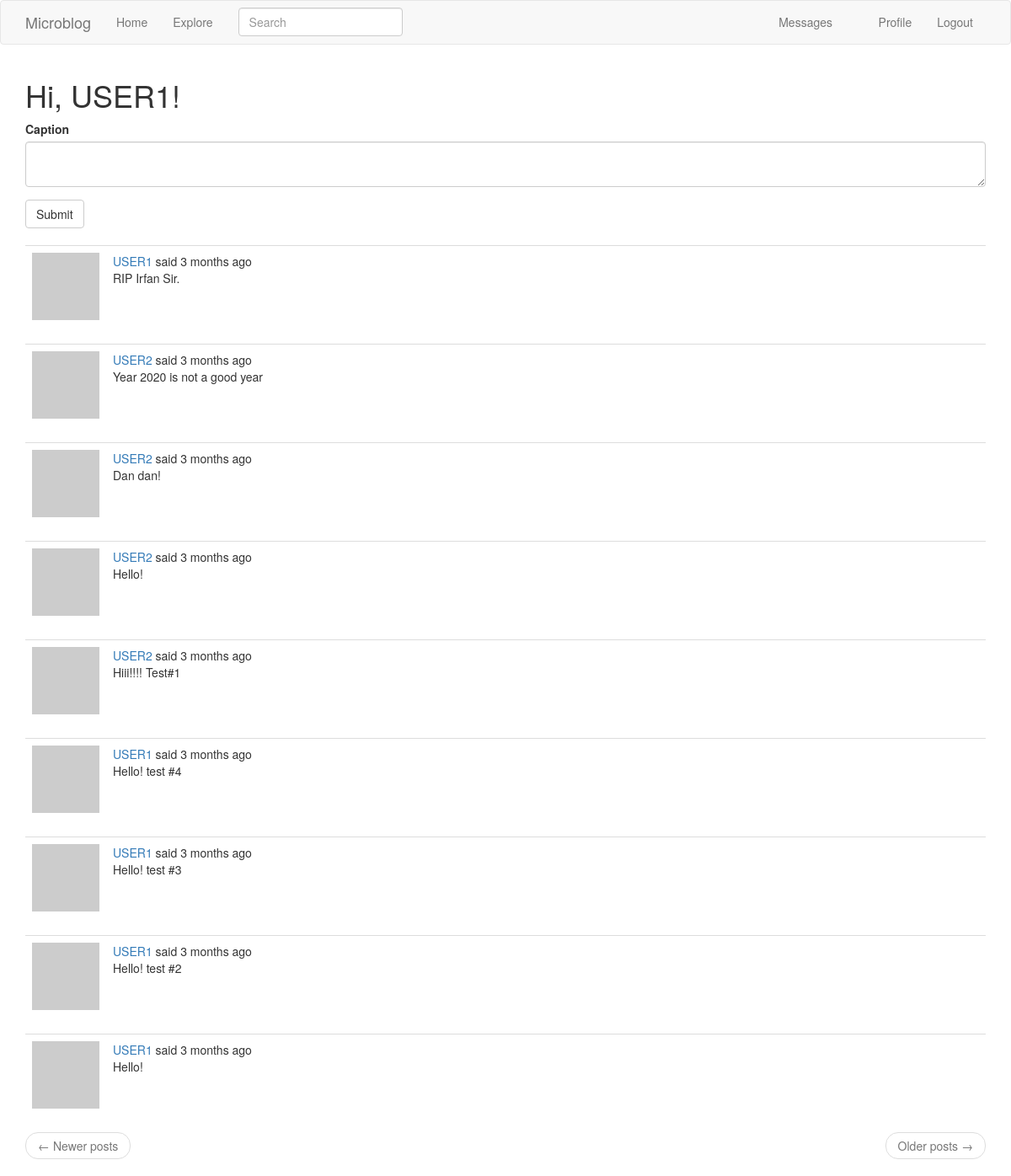
The page /index (signed in) on the database its author committed.
### app/models.py (models this page shows, shortened)
class User(UserMixin, db.Model):
    id = db.Column(db.Integer, primary_key = True)
    username = db.Column(db.String(64), index = True, unique = True)
    email = db.Column(db.String(120),index = True, unique = True)
    password_hash = db.Column(db.String(128))
    posts = db.relationship('Post', backref = 'author', lazy = 'dynamic')
    about_me = db.Column(db.String(140))
    last_seen = db.Column(db.DateTime, default=datetime.utcnow)
    followed = db.relationship(
        'User', secondary=followers,
        primaryjoin=(followers.c.follower_id == id),
        secondaryjoin=(followers.c.followed_id == id),
        backref=db.backref('followers', lazy='dynamic'), lazy='dynamic')
    messages_sent = db.relationship('Message', foreign_keys = 'Message.sender_id',
                                     backref = 'author', lazy = 'dynamic')
    messages_recieved = db.relationship('Message', foreign_keys = 'Message.recipient_id',
                                     backref = 'recipient', lazy = 'dynamic')
    last_message_read_time = db.Column(db.DateTime)
    notifications = db.relationship('Notification', backref='user',
                                    lazy='dynamic')
    def avatar(self, size):
        digest = md5(self.email.lower().encode('utf-8')).hexdigest()
        return 'https://www.gravatar.com/avatar/{}?d=identicon&s={}'.format(
            digest, size)
    def followed_posts(self):
        followed = Post.query.join(
            followers, (followers.c.followed_id == Post.user_id)).filter(
                followers.c.follower_id == self.id)
        own = Post.query.filter_by(user_id=self.id)
        return followed.union(own).order_by(Post.timestamp.desc())
    def new_messages(self):
        last_read_time = self.last_message_read_time or datetime(1900, 1, 1)
        return Message.query.filter_by(recipient=self).filter(
            Message.timestamp > last_read_time).count()

class SearchableMixin(object):
    @classmethod
    def before_commit(cls, session):
        session._changes = {
            'add': list(session.new),
            'update': list(session.dirty),
            'delete': list(session.deleted)
        }
    @classmethod
    def after_commit(cls, session):
        for obj in session._changes['add']:
            if isinstance(obj, SearchableMixin):
                add_to_index(obj.__tablename__, obj)
        for obj in session._changes['update']:
            if isinstance(obj, SearchableMixin):
                add_to_index(obj.__tablename__, obj)
        for obj in session._changes['delete']:
            if isinstance(obj, SearchableMixin):
                remove_from_index(obj.__tablename__, obj)
        session._changes = None

class Post(SearchableMixin, db.Model):
    __searchable__ = ['caption']
    id = db.Column(db.Integer, primary_key = True)
    caption = db.Column(db.String(150))
    timestamp = db.Column(db.DateTime, index = True, default = datetime.utcnow)
    user_id = db.Column(db.Integer, db.ForeignKey('user.id'))

### app/main/routes.py (the view)
@bp.route('/', methods=['GET', 'POST'])
@bp.route('/index', methods=['GET', 'POST'])
@login_required
def index():
    form = PostForm()
    if form.validate_on_submit():
        post = Post(caption=form.post.data, author=current_user)
        db.session.add(post)
        db.session.commit()
        flash("Your post is now live!")
        return redirect(url_for('main.index'))
    page = request.args.get('page', 1, type=int)
    posts = current_user.followed_posts().paginate(
        page, current_app.config['POSTS_PER_PAGE'], False)
    next_url = url_for('main.index', page=posts.next_num) \
        if posts.has_next else None
    prev_url = url_for('main.index', page=posts.prev_num) \
        if posts.has_prev else None
    return render_template('index.html', title='Home', form=form, posts=posts.items, next_url=next_url, prev_url=prev_url)

### app/main/forms.py
class SearchForm(FlaskForm):
    q = StringField('Search', validators=[DataRequired()])
    def __init__(self, *args, **kwargs):
        if 'formdata' not in kwargs:
            kwargs['formdata'] = request.args
        if 'csrf_enabled' not in kwargs:
            kwargs['csrf_enabled'] = False
        super(SearchForm, self).__init__(*args, **kwargs)

class PostForm(FlaskForm):
    post = TextAreaField('Caption', validators = [DataRequired(), Length(min = 1, max = 140)])
    submit = SubmitField('Submit')

### app/main/routes.py (called while the page is built)
@bp.before_app_request
def before_request():
    if current_user.is_authenticated:
        current_user.last_seen = datetime.utcnow()
        db.session.commit()
        g.search_form = SearchForm()
    g.locale = str(get_locale())

### app/models.py (called while the page is built)
@login.user_loader
def load_user(id):
    return User.query.get(int(id))

### app/templates/index.html
{% extends "base.html" %}
{% import 'bootstrap/wtf.html' as wtf %}
{% block app_content %}
    <h1>Hi, {{ current_user.username }}!</h1>
    {% if form %}
    {{ wtf.quick_form(form) }}
    <br>
    {% endif %}
    {% for post in posts %}
        {% include '_post.html' %}
    {% endfor %}
    <nav aria-label="...">
        <ul class="pager">
            <li class="previous{% if not prev_url %} disabled{% endif %}">
                <a href="{{ prev_url or '#' }}">
                    <span aria-hidden="true">&larr;</span> {{ ('Newer posts') }}
                </a>
            </li>
            <li class="next{% if not next_url %} disabled{% endif %}">
                <a href="{{ next_url or '#' }}">
                    {{ ('Older posts') }} <span aria-hidden="true">&rarr;</span>
                </a>
            </li>
        </ul>
    </nav>
{% endblock %}

### app/templates/_post.html (shortened to what this page needs)
<table class="table table-hover">
    <tr>
        <td width="70px">
            <a href="{{ url_for('main.user', username=post.author.username) }}">
                <img src="{{ post.author.avatar(70) }}" />
            </a>
        </td>
        <td>
            {{ _('%(username)s said %(when)s',
                    username=user_link, when=moment(post.timestamp).fromNow()) }}
            <br>
            {{ post.caption }}
        </td>
    </tr>
</table>

### rows shown on the page
User: username "USER1"
Post: caption "RIP Irfan Sir."
Post: caption "Year 2020 is not a good year"
Post: caption "Dan dan!"
Post: caption "Hello!"
Post: caption "Hiii!!!! Test#1"
Post: caption "Hello! test #4"
Post: caption "Hello! test #3"
Post: caption "Hello! test #2"
Post: caption "Hello!"

### other values the page prints
{{ ('Home') }} "Home"
{{ ('Explore') }} "Explore"
{{ ('Profile') }} "Profile"
{{ ('Logout') }} "Logout"
{{ ('Newer posts') }} "Newer posts"
{{ ('Older posts') }} "Older posts"
